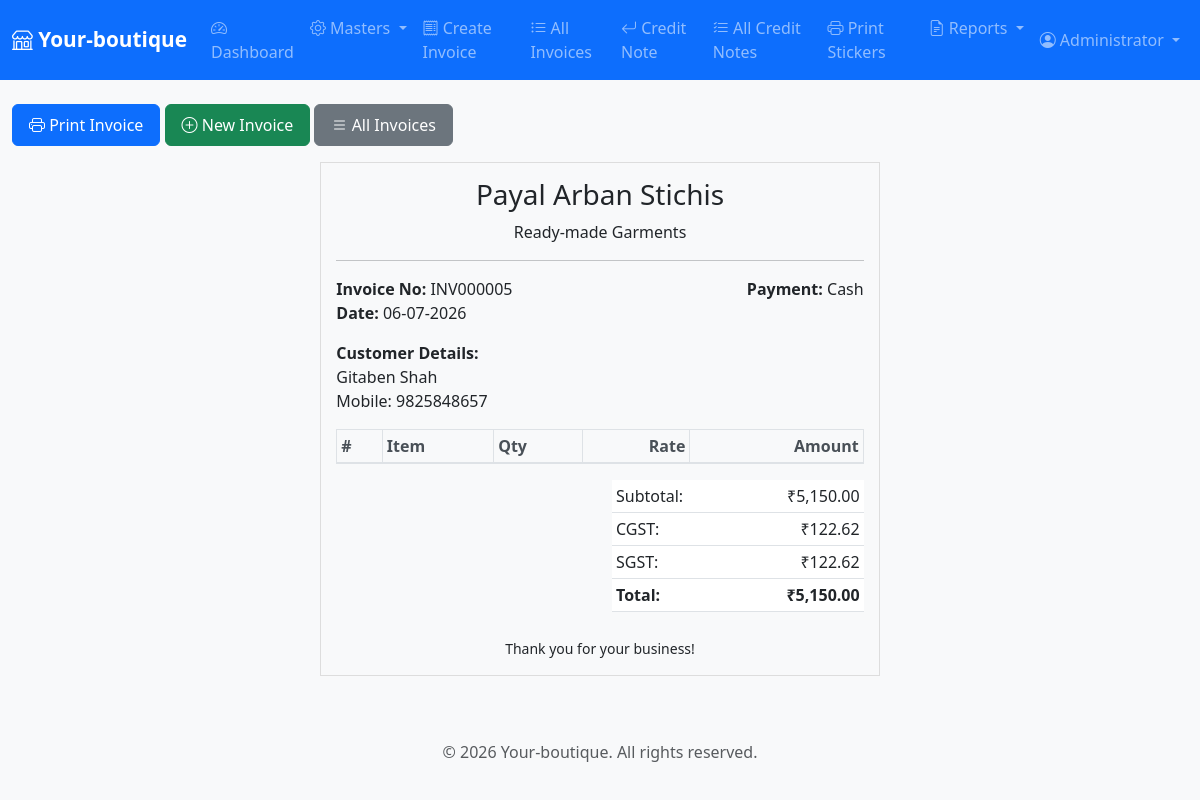
The page /modules/2_invoice/view.php?invoice=INV000005 (signed in) on the database its author committed.
### tables this page shows
CREATE TABLE IF NOT EXISTS invoices (
    id INT PRIMARY KEY AUTO_INCREMENT,
    invoice_no VARCHAR(50) UNIQUE NOT NULL,
    invoice_date DATE NOT NULL,
    party_id INT NOT NULL,
    subtotal DECIMAL(10,2) NOT NULL DEFAULT 0,
    discount_amount DECIMAL(10,2) DEFAULT 0,
    cgst_amount DECIMAL(10,2) DEFAULT 0,
    sgst_amount DECIMAL(10,2) DEFAULT 0,
    total_amount DECIMAL(10,2) NOT NULL,
    payment_mode ENUM('Cash', 'Card', 'UPI') DEFAULT 'Cash',
    notes TEXT,
    created_by INT,
    created_at TIMESTAMP DEFAULT CURRENT_TIMESTAMP,
    FOREIGN KEY (party_id) REFERENCES parties(id),
    FOREIGN KEY (created_by) REFERENCES users(id),
    INDEX idx_invoice_no (invoice_no),
    INDEX idx_date (invoice_date),
    INDEX idx_party (party_id)
);

CREATE TABLE IF NOT EXISTS parties (
    id INT PRIMARY KEY AUTO_INCREMENT,
     
    mobile VARCHAR(15) UNIQUE NULL,
    party_name VARCHAR(100) NOT NULL,
    address TEXT,
    notes TEXT,
    created_at TIMESTAMP DEFAULT CURRENT_TIMESTAMP,
    updated_at TIMESTAMP DEFAULT CURRENT_TIMESTAMP ON UPDATE CURRENT_TIMESTAMP,
    INDEX idx_mobile (mobile)
);

### config/functions.php (called while the page is built, shortened)
<?php
function formatCurrency($amount) {
    return '₹' . number_format($amount, 2);
}
function formatDate($date) {
    return date('d-m-Y', strtotime($date));
}
?>

### modules/2_invoice/view.php (the view, shortened to what this page needs)
<?php
require_once __DIR__ . '/../../includes/header.php';
$invoiceNo = $_GET['invoice'] ?? '';
$sql = "SELECT i.*, p.party_name, p.mobile, p.address
        FROM invoices i
        INNER JOIN parties p ON i.party_id = p.id
        WHERE i.invoice_no = ?";
$stmt = $conn->prepare($sql);
$stmt->bind_param('s', $invoiceNo);
$stmt->execute();
$result = $stmt->get_result();
$invoice = $result->fetch_assoc();
?>
<div class="no-print mb-3">
    <button onclick="window.print()" class="btn btn-primary">
        <i class="bi bi-printer"></i> Print Invoice
    </button>
    <a href="create_invoice.php" class="btn btn-success">
        <i class="bi bi-plus-circle"></i> New Invoice
    </a>
    <a href="list.php" class="btn btn-secondary">
        <i class="bi bi-list"></i> All Invoices
    </a>
</div>
<div class="print-area" style="max-width: 148mm; margin: 0 auto;">
    <div class="invoice-box">
        <div class="text-center mb-3">
            <h3>Payal Arban Stichis</h3>
            <p class="mb-0">Ready-made Garments</p>
        </div>
        <hr>
        <div class="row mb-3">
            <div class="col-6">
                <strong>Invoice No:</strong> <?php echo $invoice['invoice_no']; ?><br>
                <strong>Date:</strong> <?php echo formatDate($invoice['invoice_date']); ?>
            </div>
            <div class="col-6 text-end">
                <strong>Payment:</strong> <?php echo $invoice['payment_mode']; ?>
            </div>
        </div>
        <div class="mb-3">
            <strong>Customer Details:</strong><br>
            <?php echo $invoice['party_name']; ?><br>
            Mobile: <?php echo $invoice['mobile']; ?><br>
        </div>
        <table class="table table-sm table-bordered">
            <thead>
                <tr>
                    <th>#</th>
                    <th>Item</th>
                    <th>Qty</th>
                    <th class="text-end">Rate</th>
                    <th class="text-end">Amount</th>
                </tr>
            </thead>
        </table>
        <div class="row">
            <div class="col-6 offset-6">
                <table class="table table-sm mb-0">
                    <tr>
                        <td>Subtotal:</td>
                        <td class="text-end"><?php echo formatCurrency($invoice['subtotal']); ?></td>
                    </tr>
                    <tr>
                        <td>CGST:</td>
                        <td class="text-end"><?php echo formatCurrency($invoice['cgst_amount']); ?></td>
                    </tr>
                    <tr>
                        <td>SGST:</td>
                        <td class="text-end"><?php echo formatCurrency($invoice['sgst_amount']); ?></td>
                    </tr>
                    <tr class="fw-bold">
                        <td>Total:</td>
                        <td class="text-end"><?php echo formatCurrency($invoice['total_amount']); ?></td>
                    </tr>
                </table>
            </div>
        </div>
        <div class="text-center mt-4">
            <p class="mb-0"><small>Thank you for your business!</small></p>
        </div>
    </div>
</div>
<?php require_once __DIR__ . '/../../includes/footer.php'; ?>

### assets/css/style.css (style rules this page uses)
:root { --primary-color: #0d6efd; --secondary-color: #6c757d; --success-color: #198754; --danger-color: #dc3545; --warning-color: #ffc107; }
body { font-family: 'Segoe UI', Tahoma, Geneva, Verdana, sans-serif; background-color: #f8f9fa; }
.table { background-color: white; }
.table thead th { background-color: #f8f9fa; border-bottom: 2px solid #dee2e6; font-weight: 600; color: #495057; }
.btn { border-radius: 6px; padding: 8px 16px; font-weight: 500; }

### modules/2_invoice/view.php (style rules this page uses)
.invoice-box { border: 1px solid #ddd; padding: 15px; }

### rows shown on the page
invoices: invoice_no "INV000005", invoice_date "06-07-2026", payment_mode "Cash", party.party_name "Gitaben Shah", party.mobile "9825848657", subtotal "₹5,150.00", cgst_amount "₹122.62", sgst_amount "₹122.62", total_amount "₹5,150.00"

### other values the page prints
getUserFullName() "Administrator"
